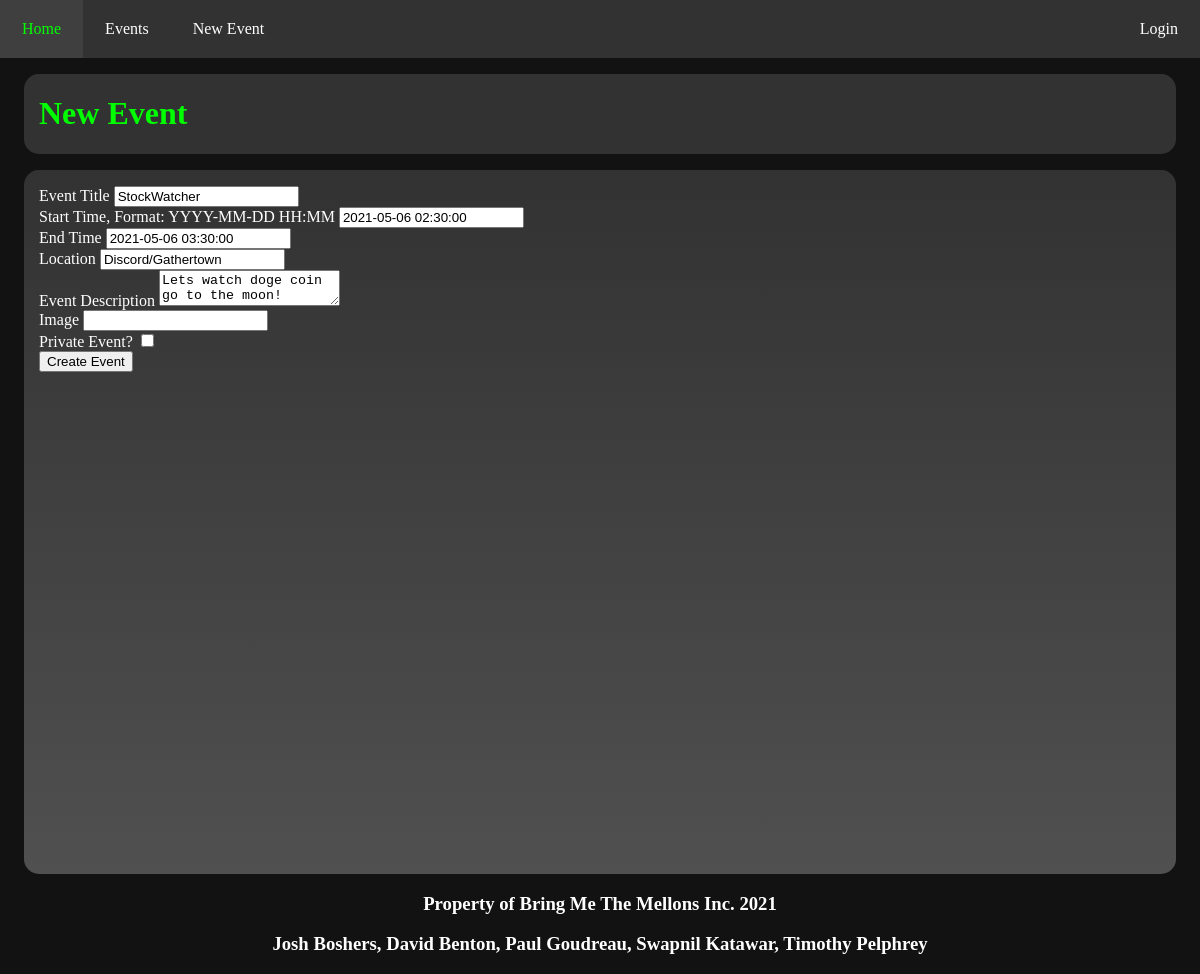
Page /events/edit/1 on the committed database.
### database/models.py (models this page shows, shortened)
class Event(db.Model):
    id = db.Column('id', db.Integer, primary_key=True)
    host_id = db.Column(db.Integer, db.ForeignKey('user.id'), nullable=False)
    name = db.Column('name', db.String(100), nullable=False)
    is_private = db.Column('is_private', db.Boolean, default=False, nullable=False)
    location = db.Column('location', db.String(200), nullable=False)
    start_time = db.Column('start_time', db.DateTime, nullable=False)
    end_time = db.Column('end_time', db.DateTime)
    image = db.Column('image', db.String(50))
    description = db.Column('description', db.VARCHAR, nullable=False)
    rsvps = db.relationship('RSVP', backref='event', cascade='all, delete-orphan', lazy=True)

### app.py (the view)
@app.route('/events/edit/<event_id>', methods=['GET','POST'])
def update_event(event_id: int):
    event_form = EventForm()
    if request.method == 'POST':
        name = request.form.get('name')
        start_time = datetime.strptime(request.form.get('start_time').strip(), '%Y-%m-%d %H:%M')
        end_time = datetime.strptime(request.form.get('end_time').strip(), '%Y-%m-%d %H:%M')
        location = request.form.get('location')
        description = request.form.get('description')
        is_private = True if request.form.get('is_private') == 'y' else False
        image = request.form.get('image')
        event = db.session.query(Event).filter_by(id=event_id).one()
        event.start_time = start_time
        event.end_time = end_time
        event.location = location
        event.image = image
        event.description = description
        event.is_private = is_private
        db.session.add(event)
        db.session.commit()
        return redirect(url_for('event', event_id=event_id))
    else:
        event = db.session.query(Event).filter_by(id=event_id).one()
        print(event)
        event_form['name'].data = event.name
        event_form['start_time'].data = event.start_time
        event_form['end_time'].data = event.end_time
        event_form['location'].data = event.location
        event_form['image'].data = event.image
        event_form['description'].data = event.description
        event_form['is_private'].data = event.is_private
        return render_template('new_event.html', event=event, form=event_form)

### forms.py (shortened to what this page needs)
class EventForm(FlaskForm):
    class Meta:
        csrf = False
    name = StringField('Event Title', [DataRequired(message='The event must have a name')])
    start_time = DateTimeField('Start Time, Format: YYYY-MM-DD HH:MM', [DataRequired(message='When is your event?')])
    end_time = DateTimeField('End Time', [DataRequired(message='When is your event?')])
    location = StringField('Location', [DataRequired(message='Where is your event?')])
    description = TextAreaField('Event Description', validators=[Length(min=1)])
    is_private = BooleanField('Private Event?')
    image = StringField('Image')
    submit = SubmitField('Create Event')

### templates/new_event.html (shortened to what this page needs)
<!DOCTYPE html>
<html lang="en">
    <head>
        <link rel="stylesheet" href="{{ url_for('static', filename='css/main.css') }}">
    </head>
    <body>
    <nav>
        <ul id="navbar">
          <li><a class="nav-link" href="/index"> Home </a></li>
          <li><a class="nav-link"  href="/events"> Events </a></li>
          <li><a class="nav-link"  href="/events/new"> New Event </a></li>
            {% if session['user'] %}
            <div class="nav-right">
            <li><a class="nav-link" id="login"  href="/logout"> Logout </a></li>
            </div>
            {% else %}
            <div class="nav-right">
            <li><a class="nav-link" id="login"  href="/login"> Login </a></li>
            </div>
            {% endif %}
        </ul>
      </nav>
        <div class="row">
            <div class="spacer"></div>
            <div class="frame">
            <h1>New Event</h1>
            </div>
            <div class="spacer"></div>
        </div>
        <div class="row">
            <div class="spacer"></div>
            <div class=event_frame_l>
                <form method="POST" action="/events/new">
                    <div class="form-field">{{ form.name.label }} {{ form.name }}
                    </div>
                    <div class="form-field">{{ form.start_time.label }} {{ form.start_time }}
                    </div>
                    <div class="form-field">{{ form.end_time.label }} {{ form.end_time }}
                    </div>
                    <div class="form-field">{{ form.location.label }} {{ form.location }}
                    </div>
                    <div class="form-field">{{ form.description.label }} {{ form.description }}
                    </div>
                    <div class="form-field"> {{form.image.label}} {{ form.image}}
                    </div>
                    <div class="form-field">{{ form.is_private.label }} {{ form.is_private }}
                    </div>
                    {{ form.submit }}
                </form>
        </div>
        <div class="spacer"></div>
      </div>
        <div class="footer">
            <h3>Property of Bring Me The Mellons Inc. 2021</h3>
            <h3>Josh Boshers, David Benton, Paul Goudreau, Swapnil Katawar, Timothy Pelphrey</h3>
        </div>
    </body>
</html>

### static/css/main.css (style rules this page uses)
body { background-color: #111111; margin: 0px; background-color: #121212 }
#navbar { list-style-type: none; background-color: #323232; margin:0; padding:0; overflow: hidden; }
.nav-right { float:right; }
li { float:left; }
.nav-link { text-decoration: none; display: block; color: white; text-align: center; padding: 20px 22px; background-color: #323232; vertical-align: center; float: right; }
.footer { background-color: #323232 position: fixed; bottom: 0; left:0; width: 100%; text-align: center; }
.event_frame_l { background-image: linear-gradient( to bottom, #323232, #505050); flex:50%; border-radius: 15px; padding-left: 15px; height: 88vh; padding-right: 15px; overflow-y: auto; }
.frame { background-color: #323232; flex:50%; border-radius:15px; padding-left: 15px; padding-right: 15px; }
.spacer { width: 2%; }
h1 { color:#00FF00; }
h3 { color:white; }
.row { display: flex; float:left width:50%; height: 90%; }
.form-field { color:white; }

### rows in the picture
Event: name "StockWatcher", start_time "2021-05-06 02:30:00", end_time "2021-05-06 03:30:00", location "Discord/Gathertown", description "Lets watch doge coin go to the moon!"
